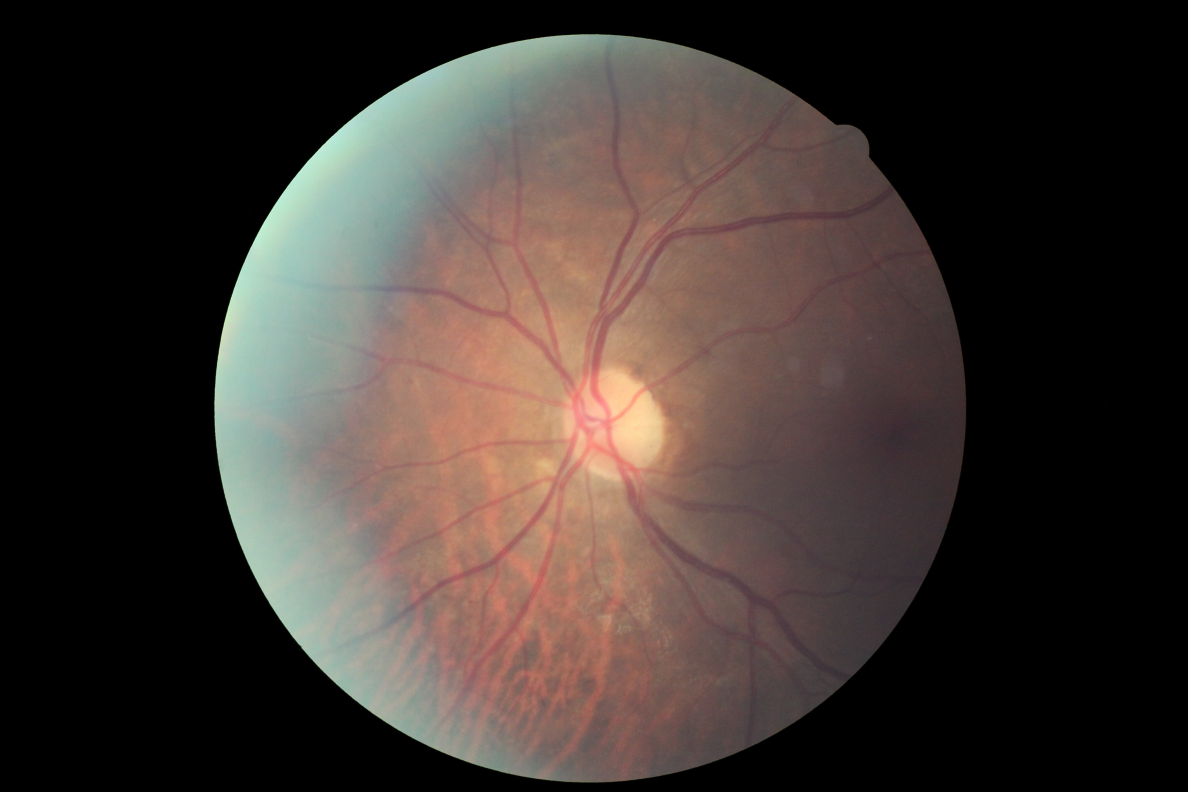
#> input picture sample/10_left.jpeg, 4752 x 3168 px (shown at 1/4 size)
$ python resize_mapper.py ../sample/10_left.jpeg 100 ../sample   (Python 2 division)
#> lines starting #> are read from the running program, lines starting #| are printed output that depends on the picture
#> further down, im is the input picture: PIL image 4752x3168 RGB; mean R, G, B 64.1, 54.6, 49.9
#!/usr/bin/env python

import sys
import os
from PIL import Image
import numpy as np
import glob
import csv

def make_square(im):
    new_h = min(im.shape[0], im.shape[1])
#> new_h = 3168
    new_w = new_h
#> new_w = 3168
    h_low = 0
    h_high = im.shape[0]-1
#> h_high = 3167
    w_low = 0
    w_high = im.shape[1]-1
#> w_high = 4751
    if (new_h < im.shape[0]):
        h_low = (im.shape[0] - new_h)/2
        h_high = im.shape[0] - h_low
    if (new_w < im.shape[1]):
        w_low = (im.shape[1] - new_w)/2
#> w_low = 792
        w_high = im.shape[1] - w_low - 1
#> w_high = 3959

    new_img = im[h_low:h_high, w_low:w_high, :]
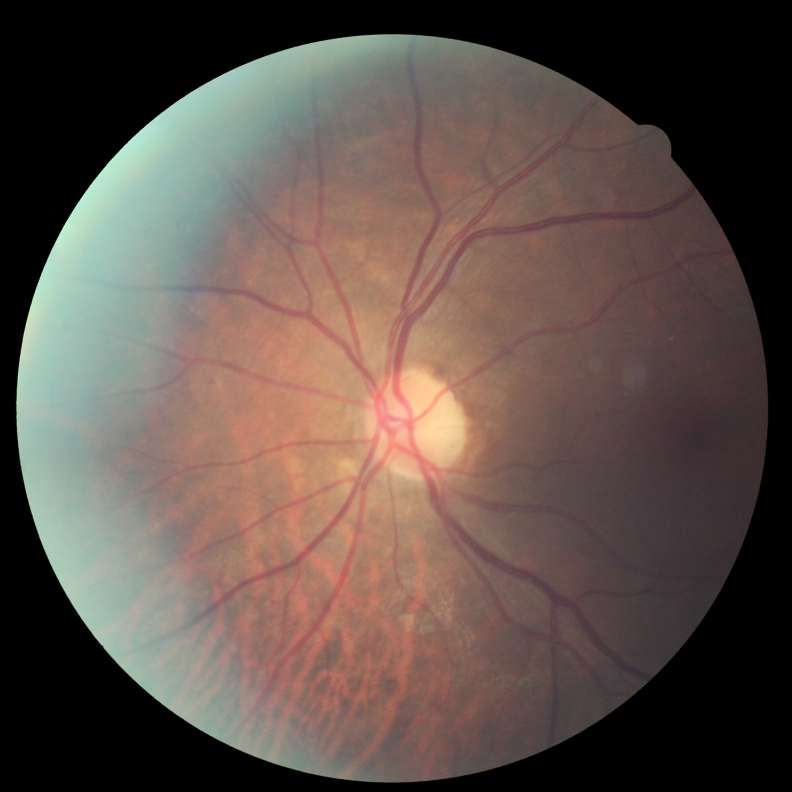
#> new_img: shape (3167, 3167, 3) (shown at 1/4 size); mean R, G, B 96.3, 81.9, 75
    return new_img

def crop(im):
    h = int(im.shape[0]*0.05)
#> h = 158
    w = int(im.shape[1]*0.05)
#> w = 158
    new_img = im[w:-w, h:-h, :]
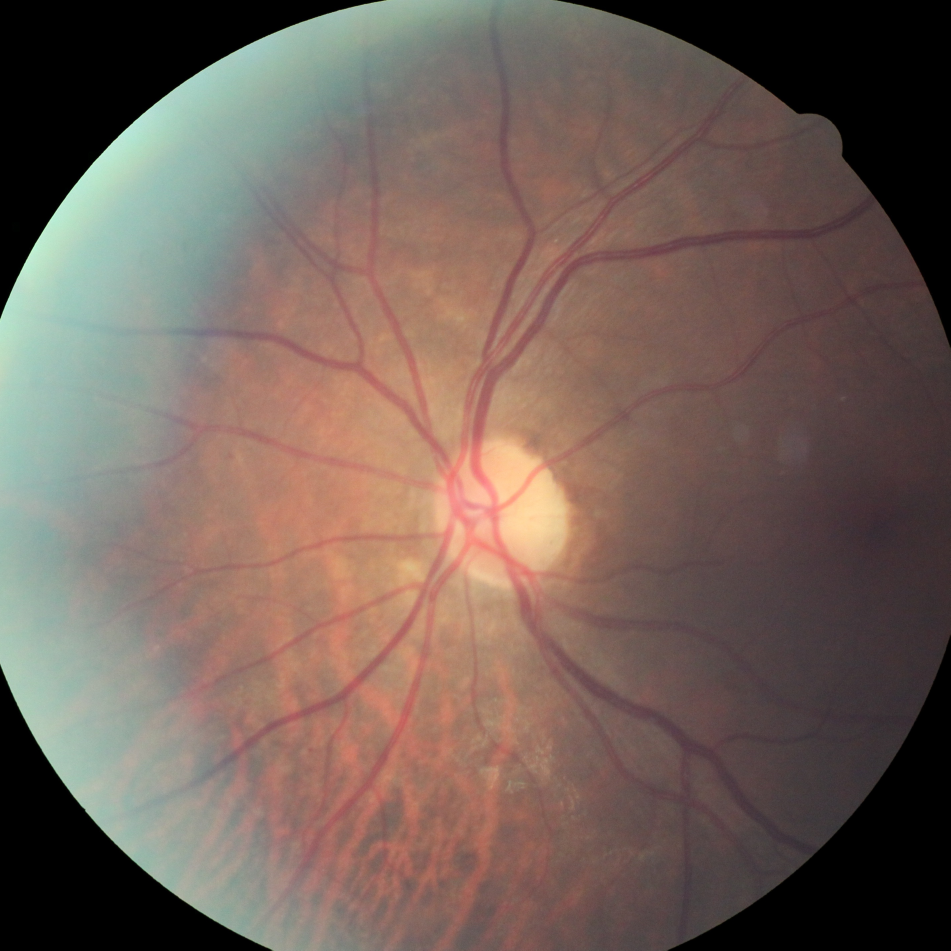
#> new_img: shape (2851, 2851, 3) (shown at 1/3 size); mean R, G, B 115.7, 97.9, 89.6
    return new_img

def resize_image(im, img_size):
#> called with img_size = 100
    img = Image.fromarray(im)
    return img.resize((img_size, img_size))
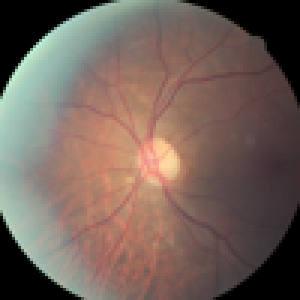
#> returned value: PIL image 100x100 RGB (shown 3 times larger); mean R, G, B 115.7, 98, 89.6

def make_img_arr(im):
    return np.array(im).ravel().tolist()

def add_to_csv(arr, label=None):
    f = csvfile_p
    if label != None:
        arr = label + arr
    for i, j in enumerate(arr):
        if i == (len(arr) - 1):
            f.write(str(j) + "\n")
        else:
            f.write(str(j) + ",")

out_dir = 'preprocessed'
try:
    os.mkdir(out_dir)
except OSError, e:
    pass

TEST_OR_TRAIN = sys.argv[1]
IMAGE_SIZE = int(sys.argv[2])
img_dir = sys.argv[3]
images = glob.glob(img_dir + "/*.jpeg")

csvfile = TEST_OR_TRAIN + '_' + str(IMAGE_SIZE) + '.csv'
csvfile_p = open(csvfile, 'w')

d = {}
if TEST_OR_TRAIN == 'train':
    #Make image mapping
    reader = csv.reader(open('trainLabels.csv', 'r'))
    #Make dictionary from each row in the CSV (skip first row)
    for k,v in reader:
        if k != "image":
            d[k] = int(v)

for file in images:
    file = file.strip()
    im = Image.open(file)
    imarr = np.array(im)
    sq_im = make_square(imarr)
    cr_im = crop(sq_im)
    re_im = resize_image(cr_im, IMAGE_SIZE)
    outfile = out_dir + '/' + os.path.basename(file)
    re_im.save(outfile, 'JPEG')
    img_arr = make_img_arr(re_im)
#> img_arr = 30000 items
    img_label = None
    if TEST_OR_TRAIN == 'train':
        img_label = [d[os.path.basename(file)[:-5]]]
    add_to_csv(img_arr, img_label)
#> pass 2 of the loop `for file in images:`:
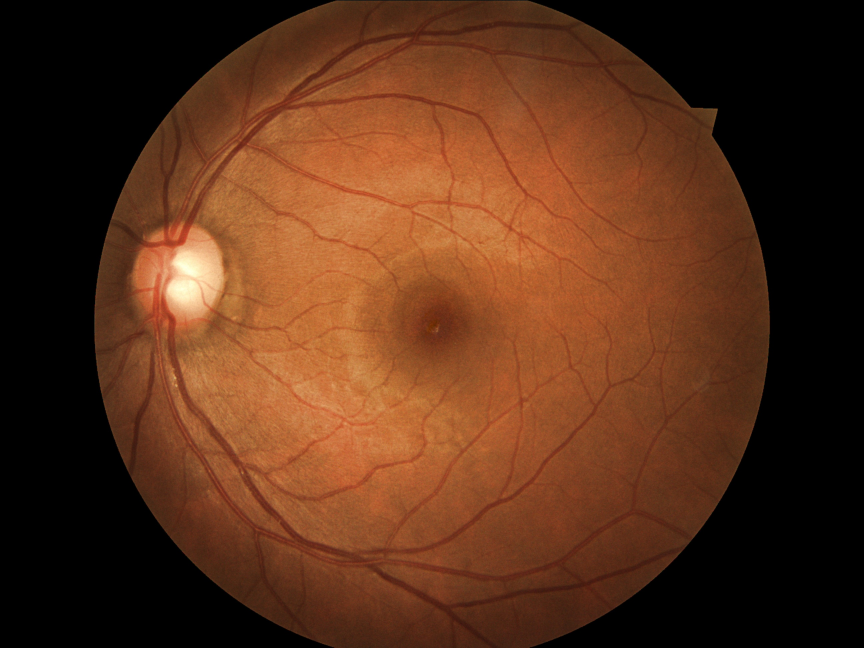
#> input picture sample/13_left.jpeg, 2592 x 1944 px (shown at 1/3 size)
#> im is the input picture: PIL image 2592x1944 RGB; mean R, G, B 88.6, 48.2, 25.6
#> in make_square (call 2), `new_img = im[h_low:h_high, w_low:w_high, :]`:
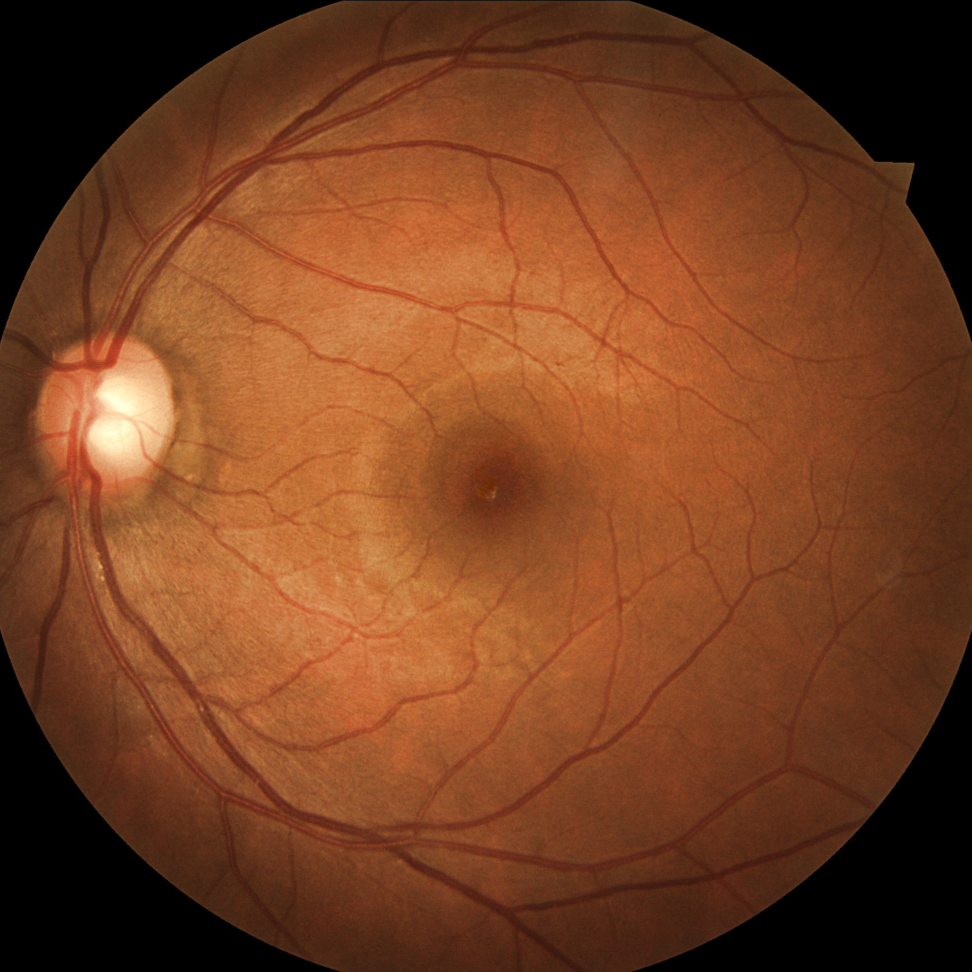
#> new_img: shape (1943, 1943, 3) (shown at 1/2 size); mean R, G, B 117.5, 63.9, 33.9
#> in resize_image (call 2), `return img.resize((img_size, img_size))`:
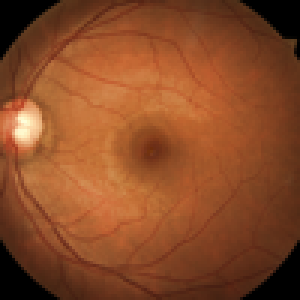
#> returned value: PIL image 100x100 RGB (shown 3 times larger); mean R, G, B 136, 74.1, 39.3
#> the loop in add_to_csv (call 2), `for i, j in enumerate(arr):` made 30000 passes
#> j on passes 1 to 3: 0, 0, 0

csvfile_p.close()
